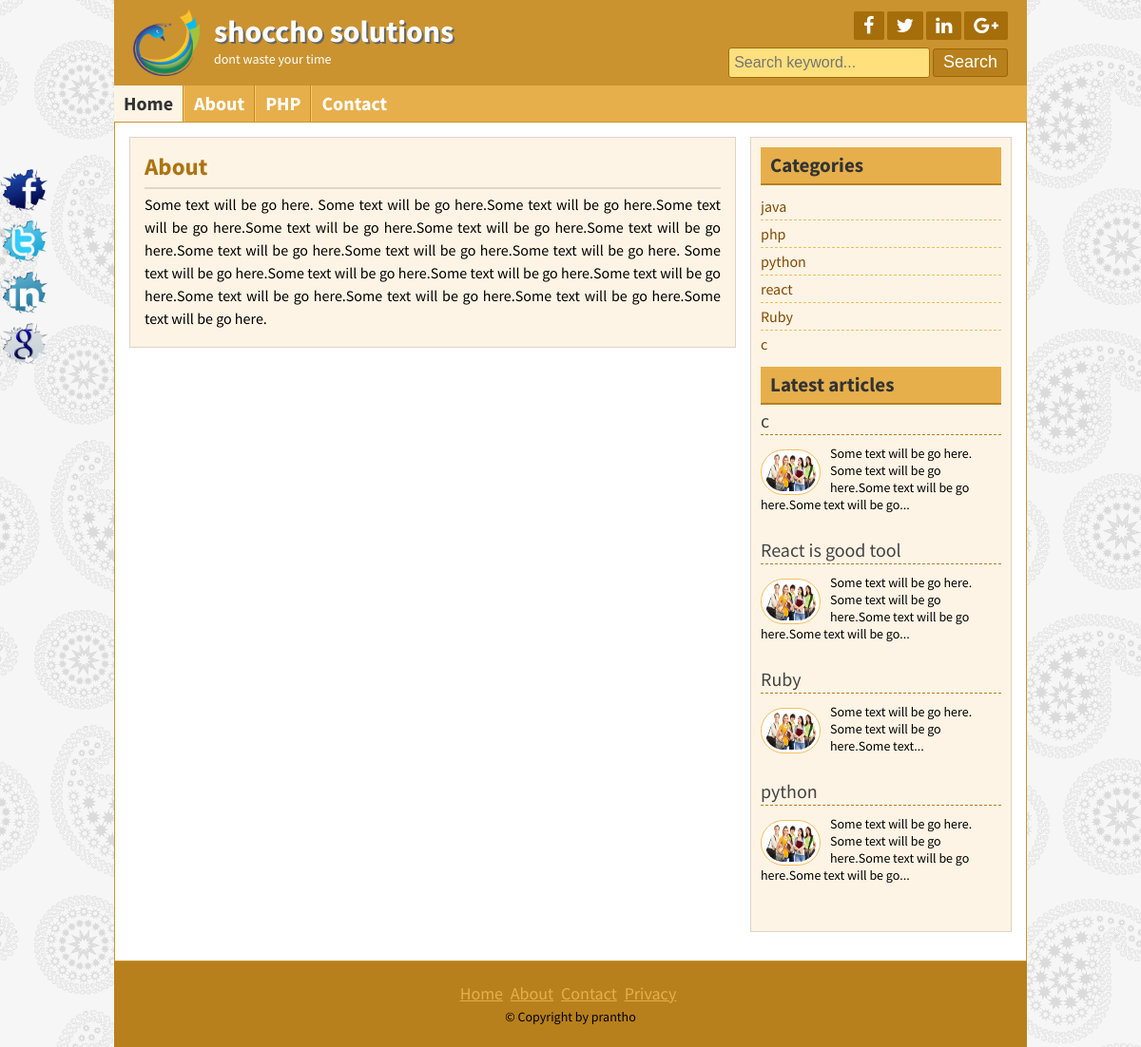
The app's page /common.php?id=5 with its own data.
### tables this page shows
CREATE TABLE `slogan` (
  `id` int(11) NOT NULL,
  `sloga` varchar(255) NOT NULL,
  `des` varchar(255) NOT NULL,
  `img` varchar(100) NOT NULL
);

CREATE TABLE `social` (
  `id` int(11) NOT NULL,
  `Facebook` varchar(255) NOT NULL,
  `Twitter` varchar(255) NOT NULL,
  `LinkedIn` varchar(255) NOT NULL,
  `Google` varchar(255) NOT NULL
);

CREATE TABLE `pages` (
  `id` int(11) NOT NULL,
  `nav` varchar(30) NOT NULL,
  `title` varchar(30) NOT NULL,
  `post` text NOT NULL,
  `time` timestamp NOT NULL DEFAULT current_timestamp()
);

CREATE TABLE `category` (
  `catid` int(11) NOT NULL,
  `category` varchar(255) NOT NULL
);

CREATE TABLE `post` (
  `postid` int(11) NOT NULL,
  `catid` int(11) NOT NULL,
  `Title` varchar(255) NOT NULL,
  `post` text NOT NULL,
  `author` varchar(100) NOT NULL,
  `Image` varchar(255) NOT NULL DEFAULT 'post2.png',
  `time` timestamp NOT NULL DEFAULT current_timestamp()
);

CREATE TABLE `footer` (
  `id` int(11) NOT NULL,
  `copy` varchar(255) NOT NULL
);

### lib/Database.php (called while the page is built, shortened)
<?php
class database{
    public function __construct(){
        $this->link =mysqli_connect('localhost','root','','blog') or die("error is:".mysqli_error($this->link));
    }
    public function select($data){
       $sel = mysqli_query($this->link,$data);
       if($sel){
         return $sel;
       }
    }
}
?>

### helpers/help.php (called while the page is built, shortened)
<?php
 class help{
    public function read($data,$limit){
        $data=substr($data,0,$limit);
        $data=substr($data,0,strrpos($data,' ')) .'...';
        return $data;
    }
 }

### common.php (the view, shortened to what this page needs)
<?php include 'inc/header.php'; ?>
<div class="contentsection contemplete clear">
	<div class="maincontent clear">
		<div class="about">
			<?php
			if (isset($_GET["id"])) {
				$id = $_GET['id'];
			}
			$select = "SELECT * FROM pages where id=$id";
			$query = $db->select($select);
			while ($pages = mysqli_fetch_array($query)) { ?>
				<h2><?php echo $pages['title']; ?></h2>
				<p><?php echo $pages['post']; ?></p>
			<?php
			}
			?>
		</div>
	</div>
	<?php include 'inc/sidebar.php'; ?>
<?php include 'inc/footer.php'; ?>

### inc/header.php (shortened to what this page needs)
<!DOCTYPE html>
<html>
<head>
	<link rel="stylesheet" href="font-awesome-4.5.0/css/font-awesome.css">
	<link rel="stylesheet" href="css/nivo-slider.css" type="text/css" media="screen" />
	<link rel="stylesheet" href="style.css">
</head>
<body>
	<?php
	include "lib/Database.php";
	include "helpers/help.php";
	$help = new help();
	$db = new database();
	?>
	<div class="headersection templete clear">
		<a href="#">
			<div class="logo">
				<?php
				$select = "SELECT * FROM `slogan`";
				$query = $db->select($select);
				while ($row = mysqli_fetch_assoc($query)) { ?>
					<img src="images/<?php echo $row['img']; ?>" alt="Logo" />
					<h2><?php echo $row['sloga']; ?></h2>
					<p><?php echo $row['des']; ?></p>
				<?php
				}
				?>
			</div>
		</a>
		<div class="social clear">
			<div class="icon clear">
				<?php
				$select = "SELECT * FROM `social`";
				$query = $db->select($select);
				while ($row = mysqli_fetch_assoc($query)) { ?>
					<a href="<?php echo $row['Facebook']; ?>" target="_blank"><i class="fa fa-facebook"></i></a>
					<a href="<?php echo $row['Twitter']; ?>" target="_blank"><i class="fa fa-twitter"></i></a>
					<a href="<?php echo $row['LinkedIn']; ?>" target="_blank"><i class="fa fa-linkedin"></i></a>
					<a href="<?php echo $row['Google']; ?>" target="_blank"><i class="fa fa-google-plus"></i></a>
				<?php
				};
				?>
			</div>
			<div class="searchbtn clear">
				<form action="search.php" method="post">
					<input type="text" name="search" placeholder="Search keyword..." />
					<input type="submit" name="submit" value="Search" />
				</form>
			</div>
		</div>
	</div>
	<div class="navsection templete">
		<ul>
			<li><a id="active" href="index.php">Home</a></li>
			<?php
			$select = "SELECT * FROM pages";
			$query = $db->select($select);
			while ($page = mysqli_fetch_array($query)) { ?>
				<li><a href="common.php?id=<?php echo $page['id']; ?>"><?php echo $page['nav']; ?></a></li>
			<?php
			}
			?>
			<li><a href="contact.php">Contact</a></li>
		</ul>
	</div>

### inc/sidebar.php
<div class="sidebar clear">
	<div class="samesidebar clear">
		<h2>Categories</h2>
		<ul>
			<?php
			$select = "SELECT * FROM `category` ORDER BY catid";
			$query = $db->select($select);
			while ($row = mysqli_fetch_assoc($query)) { ?>
				<li><a href="category.php?id=<?php echo $row['catid']; ?>"><?php echo $row['category']; ?></a></li>
			<?php
			};
			?>
		</ul>
	</div>
	<div class="samesidebar clear">
		<h2>Latest articles</h2>
		<?php
		$select = "SELECT * FROM `post` ORDER BY postid DESC Limit 4";
		$query = $db->select($select);
		while ($row = mysqli_fetch_assoc($query)) { ?>
			<div class="popular clear">
				<h3><a href="post.php?id=<?php echo $row['postid']; ?>"><?php echo $row['Title']; ?></a></h3>
				<a href="post.php?id=<?php echo $row['postid']; ?>"><img src="images/<?php echo $row['Image']; ?>" alt="post image" /></a>
				<p><?php echo $help->read($row['post'], 100); ?></p>
			</div>
		<?php
		};
		?>
	</div>
</div>
</div>

### inc/footer.php (shortened to what this page needs)
<div class="footersection templete clear">
	  <div class="footermenu clear">
		<ul>
			<li><a href="#">Home</a></li>
			<li><a href="#">About</a></li>
			<li><a href="#">Contact</a></li>
			<li><a href="#">Privacy</a></li>
		</ul>
	  </div>
	 		 <?php
				$select="SELECT * FROM `footer`";
				$query = $db->select($select);
				while($row= mysqli_fetch_assoc($query)){?>
					<p><?php echo $row['copy'];?></p>
				<?php
				}
				?>
	</div>
	<div class="fixedicon clear">
		<a href="http://www.facebook.com"><img src="images/fb.png" alt="Facebook"/></a>
		<a href="http://www.twitter.com"><img src="images/tw.png" alt="Twitter"/></a>
		<a href="http://www.linkedin.com"><img src="images/in.png" alt="LinkedIn"/></a>
		<a href="http://www.google.com"><img src="images/gl.png" alt="GooglePlus"/></a>
	</div>
</body>
</html>

### style.css (style rules this page uses)
* { margin:0;padding:0;outline:0 }
body { font-family: 'Source Sans Pro', sans-serif;font-size:14px;line-height:18px;color:#000;background:url(images/bg.png)repeat fixed 0 0 #fff; }
.templete { width:960px;margin:0 auto; }
.contemplete { margin: 0 auto; width: 928px; }
.clear { overflow:hidden; }
input[type="text"], input[type="email"] { border: 1px solid #cfc5b6; border-radius: 3px; margin-bottom: 5px; padding: 5px; width: 300px; }
input[type="submit"] { background: #b7801c none repeat scroll 0 0; border: 1px solid #e6af4b; color: #fff; cursor: pointer; font-size: 20px; padding: 1px 10px; }
.headersection { background: #ca932f none repeat scroll 0 0; color: #fff; }
.logo { float: left; width: 580px; }
.logo img { float: left; margin-right: 15px; padding-bottom: 10px; padding-left: 20px; padding-top: 10px; width: 70px; }
.logo h2 { color: #fff; font-size: 32px; margin-bottom: 11px; margin-top: 24px; text-shadow: 2px 2px 0 #666; }
.logo p { color:#fff; }
.social { float: right; margin-right: 20px; margin-top: 12px; text-align: right; width: 360px; }
.icon { float: right; }
.icon a { background: #a56e0a none repeat scroll 0 0; border-radius: 2px; color: #fff; display: block; float: left; font-size: 20px; margin-left: 3px; padding: 5px 10px; }
.searchbtn { float: right; margin-top: 8px; }
.searchbtn input[type="text"] { border: 1px solid #A56E0A; width: 200px; background: #FFE07C; font-size: 16px; height: 20px; }
.searchbtn input[type="submit"] { border: 1px solid #9d6602; border-radius: 3px; font-size: 18px; height: 30px; padding-left: 10px; padding-right: 10px; padding-top: 0; cursor: pointer; }
.navsection { background: none repeat scroll 0 0 #e6af4b; min-height: 38px; }
.navsection ul { margin:0;padding:0;list-style:none; }
.navsection ul li { border-left: 1px solid #fdc662; border-right: 1px solid #c18a26; display: block; float: left; position:relative; }
.navsection ul li:first-child { border-left: 0px solid #fdc662; }
.navsection ul li:last-child { border-right: 0px solid #c18a26; }
.navsection ul li a { color: #fff; display: block; font-size: 20px; font-weight: bold; padding: 10px; text-decoration: none; }
.navsection ul li a:hover, #active { background:#FEF4E5;color:#333; }
.contentsection { background: #ffffff none repeat scroll 0 0; border: 1px solid #ca932f; padding: 15px; }
.maincontent { background: #fef4e5 none repeat scroll 0 0; border: 1px solid #ded4c5; float: left; margin: 0 15px 15px 0; padding: 8px 15px; width: 606px; }
.about { font-size: 16px; line-height: 24px; text-align: justify; }
.about p { font-size: 16px; line-height: 24px; margin-bottom: 10px; text-align: justify; }
.samepost h2, .about h2 { border-bottom: 2px solid #e0d6c7; color: #ac7511; font-size: 25px; margin-bottom: 4px; padding: 10px 10px 10px 0; }
.sidebar { background: #fef4e5 none repeat scroll 0 0; border: 1px solid #ded4c5; float: right; margin-bottom: 15px; margin-top: 0; padding: 10px; width: 253px; }
.samesidebar { margin-bottom: 10px; }
.samesidebar h2 { background: #e6af4b none repeat scroll 0 0; border-bottom: 2px solid #b7801c; color: #333; margin-bottom: 8px; padding: 10px; }
.samesidebar ul { padding:0;margin:0;list-style:none; }
.samesidebar ul li { border-bottom: 1px dashed #e9c05c; font-size: 16px; padding: 5px 8px 5px 0; }
.samesidebar ul li:last-child { border-bottom: 0px dashed #e9c05c; }
.samesidebar ul li a { color: #814a00; text-decoration: none; }
.samesidebar p { margin-bottom: 10px; }
.popular { margin-bottom: 20px; }
.popular h3 { border-bottom: 1px dashed #b7801c; font-size: 20px; font-weight: normal; margin-bottom: 10px; padding-bottom: 5px; }
.popular h3 a { text-decoration:none;color:#444 }
.popular img { background: #fff none repeat scroll 0 0; border: 1px solid #f6bf5b; border-radius: 30px; float: left; height: 40px; margin-right: 10px; margin-top: 5px; padding: 3px; width: 55px; }
.footersection { height:90px;background:#B7801C;text-align:center }
.footermenu { margin-top: 25px; margin-bottom: 5px; }
.footermenu ul { padding:0;margin:0;list-style:none;text-align:center; }
.footermenu ul li { display:inline-block; }
.footermenu ul li a { color: #E6AF4B; font-size: 18px; margin-right: 5px; }
.fixedicon { left: 0; position: fixed; top: 175px; width: 60px; }
.fixedicon img { width: 50px; }

### records on screen
slogan: img (picture), sloga "shoccho solutions", des "dont waste your time"
pages: nav "About", title "About", post "Some text will be go here. Some text will be go here.Some text will be go here.Some text will be go here.Some text will be go here.Some text will be go here.Some text will be go here.Some text will be go here.Some text will be go here.Some text will be go here. Some text will be go here.Some text will be go here.Some text will be go here.Some text will be go here.Some text will be go here.Some text will be go here.Some text will be go here.Some text will be go here."
pages: nav "PHP"
category: category "java"
category: category "php"
category: category "python"
category: category "react"
category: category "Ruby"
category: category "c"
post: Title "c", Image (picture), post "Some text will be go here. Some text will be go here.Some text will be go here.Some text will be go..."
post: Title "React is good tool", Image (picture), post "Some text will be go here. Some text will be go here.Some text will be go here.Some text will be go..."
post: Title "Ruby", Image (picture), post "Some text will be go here. Some text will be go here.Some text..."
post: Title "python", Image (picture), post "Some text will be go here. Some text will be go here.Some text will be go here.Some text will be go..."
footer: copy "© Copyright by prantho"
